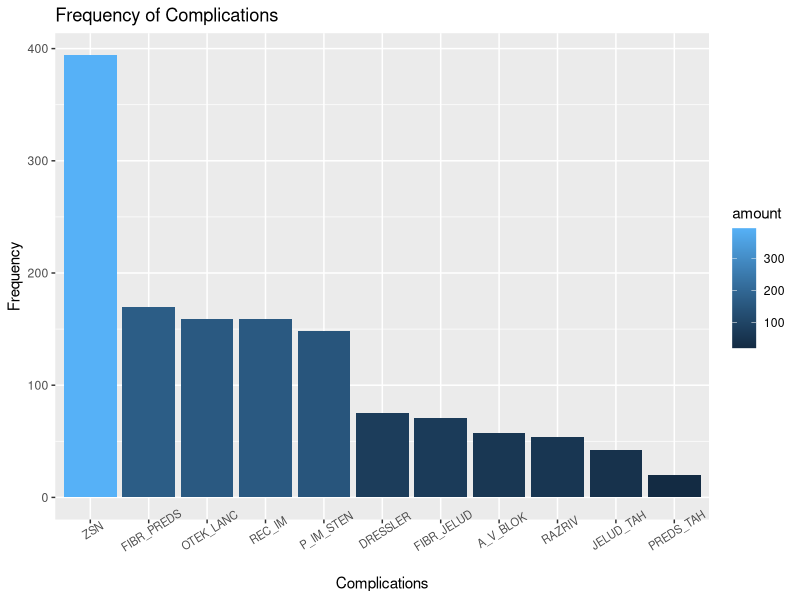
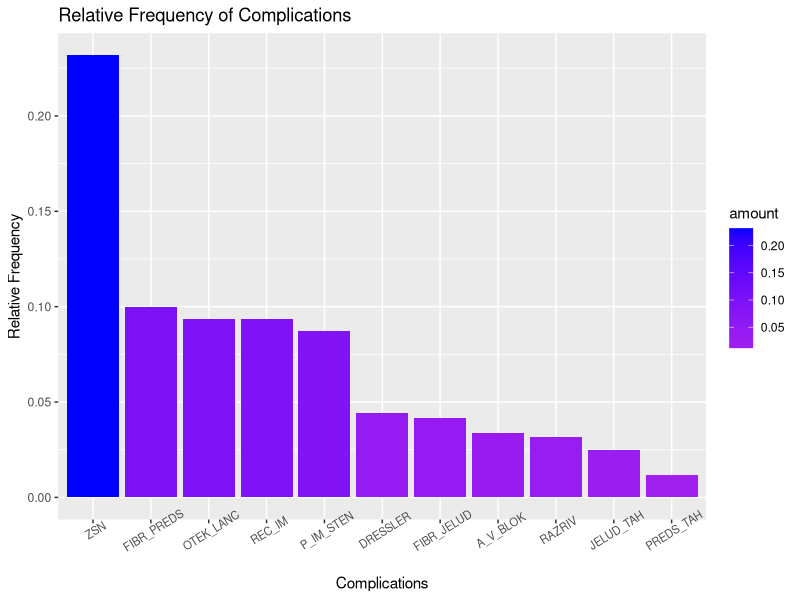
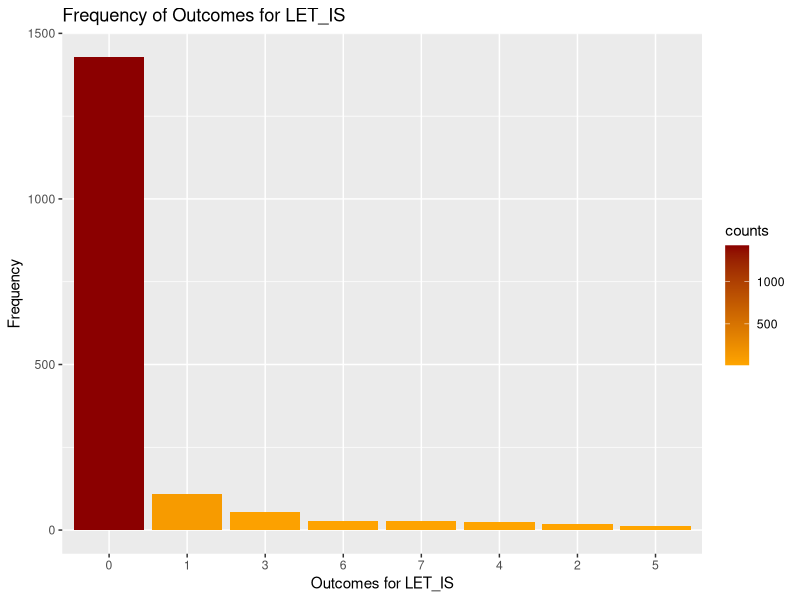
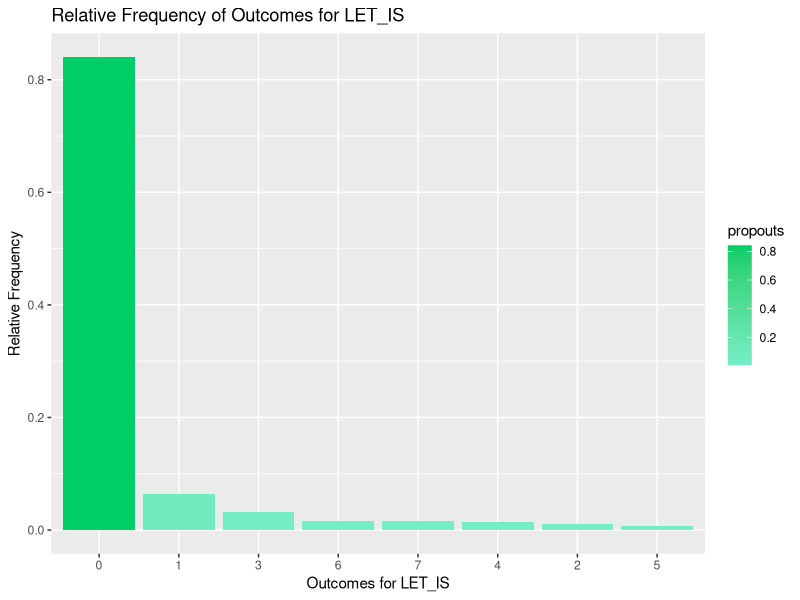
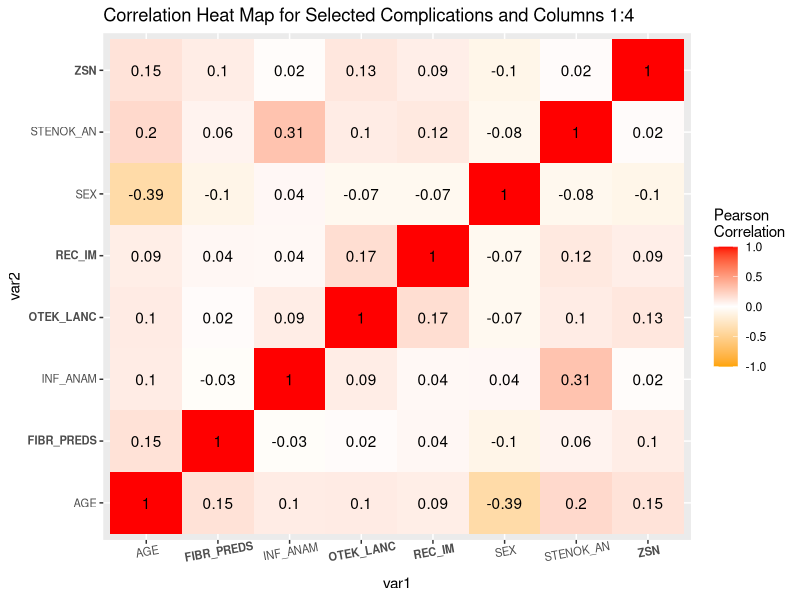
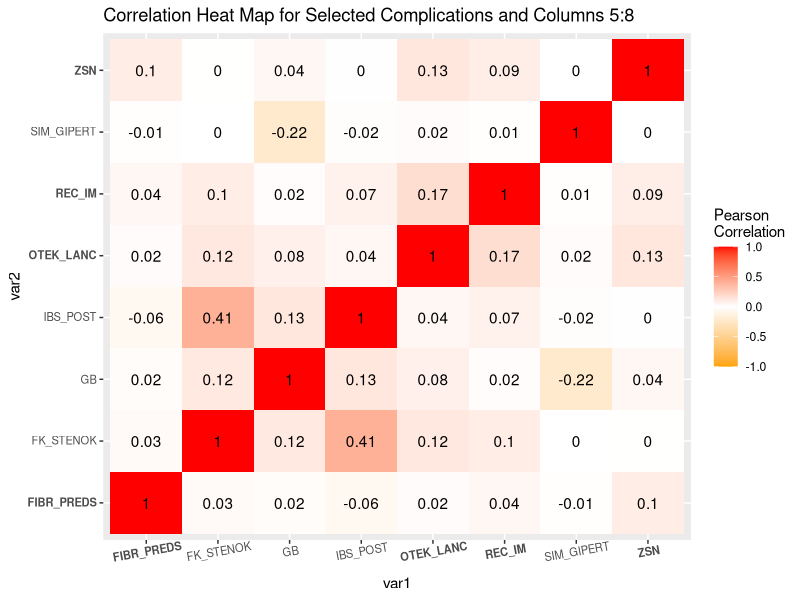
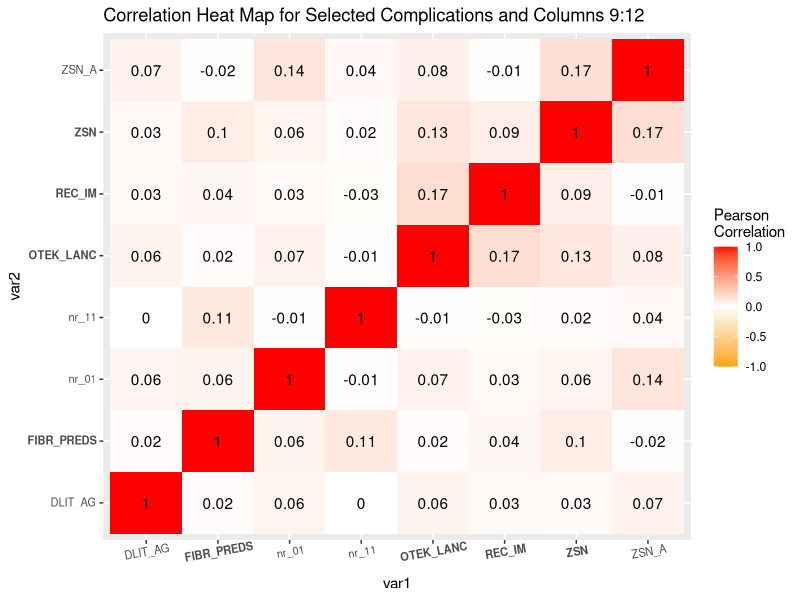
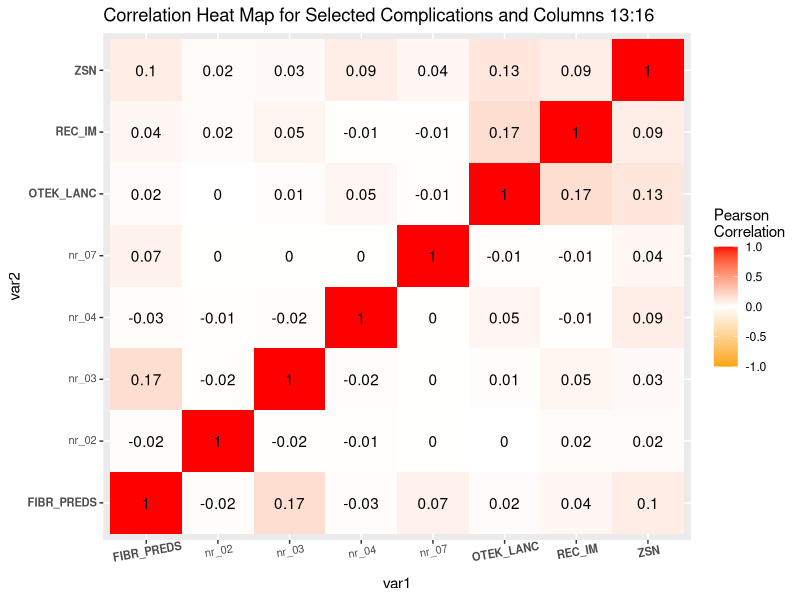

Reproduce these figures in R, in order.
## ---- chunk 1
knitr::opts_chunk$set(echo = TRUE)
## ---- chunk 2
library(tidyverse)
library(cluster)
library(GGally)
library(dplyr)

## Exploratory Data Analysis - EDA 

MIdata <- read_csv("MIclean.csv")
df <- as.data.frame(MIdata)

mode <- function(x){
  distinct <- na.omit(unique(x))
  tab <- tabulate(match(x, distinct))
  distinct[which.max(tab)]
}

## 4 Most Prevalent Complications - Will be used for analysis/hypotheses 

## Possible Complications
complications <- c("FIBR_PREDS", "PREDS_TAH", "JELUD_TAH", "FIBR_JELUD", "A_V_BLOK", "OTEK_LANC", "RAZRIV", "DRESSLER", "ZSN", "REC_IM", "P_IM_STEN")

## Tables showing amounts of 1's and 0's for each complication 
table(df$FIBR_PREDS)
table(df$PREDS_TAH)
table(df$JELUD_TAH)
table(df$FIBR_JELUD)
table(df$A_V_BLOK)
table(df$OTEK_LANC)
table(df$RAZRIV)
table(df$DRESSLER)
table(df$ZSN)
table(df$REC_IM)
table(df$P_IM_STEN)

## Amounts of 1's and 0's by complication
amount1 <- c(170, 20, 42, 71, 57, 159, 54, 75, 394, 159, 148)
amount0 <- 1700 - amount1

## Proportions of 1's and 0's by complication
frac1 <- amount1/(amount0 + amount1)
frac0 <- amount0/(amount0 + amount1)

## Amount and proportion of 1's by complication as data frames 
data1 <- data_frame(complications, amount = amount1) 
fracdata1 <- data_frame(complications, amount = frac1)

## Amount and proportion of 0's by complication as data frames 
data0 <- data_frame(complications, amount = amount0)
fracdata0 <- data_frame(complications, amount = frac0)
  
## Plotting frequency of complications 
p0 <- ggplot(data1, aes(x = reorder(complications, -amount), y = amount, fill = amount)) + geom_bar(stat = "identity") + xlab("Complications") + ylab("Frequency") + theme(axis.text.x = element_text(angle = 32, size = 8)) + ggtitle("Frequency of Complications") 
p0

## Plotting relative frequency of complications 
p1 <- ggplot(fracdata1, aes(x = reorder(complications, -amount), y = amount, fill = amount)) + geom_bar(stat = "identity") + xlab("Complications") + ylab("Relative Frequency") + theme(axis.text.x = element_text(angle = 32, size = 8)) + ggtitle("Relative Frequency of Complications") + scale_fill_gradient(low="purple",high="blue")
p1

## From the figure it is clear to see the four most prevalent complications by counts are ZSN (Chronic Heart Failure), FIBR_PREDS (Atrial Fibrillation), OTEK_LANC (Pulmonary Edema), and REC_IM (Relapse of the Myocardial Infarction)  

## These will be the four complications we will use for analysis 

## Possible outcomes for LET_IS 
t <- table(df$LET_IS)
t

outcomes <- c(0, 1, 2, 3, 4, 5, 6, 7)
counts <- c(1429, 110, 18, 54, 23, 12, 27, 27)

## Proportion of outcomes for LET_IS 
propouts <- counts/(1700)

letisdata <- data_frame(outcomes, counts)
fracletisdata <- data_frame(outcomes, propouts)

p2 <- ggplot(letisdata, aes(x = reorder(outcomes, -counts), y = counts, fill = counts)) + geom_bar(stat = "identity") + xlab("Outcomes for LET_IS") + ylab("Frequency") + ggtitle("Frequency of Outcomes for LET_IS") + scale_fill_gradient(low="orange",high="darkred")
p2

p3 <- ggplot(fracletisdata, aes(x = reorder(outcomes, -propouts), y = propouts, fill = propouts)) + geom_bar(stat = "identity") + xlab("Outcomes for LET_IS") + ylab("Relative Frequency") + ggtitle("Relative Frequency of Outcomes for LET_IS") + scale_fill_gradient(low="aquamarine2",high="springgreen3")
p3

## Correlation Matrices 

## We are going to make a correlation matrix with the four identified most prevalent complications - ZSN, FIBR_PREDS, OTEK_LANC, and REC_IM - we will have to make a correlation matrix for these 4 columns at a time - if we did not do it this way, the correlation matrix would be a 111 x 111 grid or at best a 4 x 115 grid which would be unreadable - we can obtain the most correlated input variables with each one of the selected complications through a combination of looking at the heat maps and sorting the correlation matrices for each specific complication 

dfcor <- df  %>% select(-PREDS_TAH, -JELUD_TAH, -FIBR_JELUD, -A_V_BLOK, -RAZRIV, -DRESSLER, -P_IM_STEN) 

dfcor0 <- dfcor %>% select(1:4, ZSN, FIBR_PREDS, OTEK_LANC, REC_IM)
cormat0 <-  dfcor0 %>% cor()
cordf0 <- cormat0 %>% as.data.frame %>% rownames_to_column("var1")
cort0 <- cordf0 %>% pivot_longer(-1, names_to="var2", values_to = "correlation") 
cort0 <- cort0 %>% mutate(values = round(correlation, digits = 2))
cort0 %>% ggplot(aes(x = var1, y = var2, fill = correlation)) + geom_tile() + scale_fill_gradient2(low = "orange", high = "red", limit = c(-1,1), space = "Lab", name="Pearson\nCorrelation") + theme(axis.text.x = element_text(angle = 10, size = 8), axis.text.y = element_text(size = 8)) + geom_text(aes(label = values)) + ggtitle("Correlation Heat Map for Selected Complications and Columns 1:4") +  scale_x_discrete(labels=c("FIBR_PREDS"=expression(bold(FIBR_PREDS)), "ZSN"=expression(bold(ZSN)), "OTEK_LANC"=expression(bold(OTEK_LANC)), "REC_IM"=expression(bold(REC_IM)), parse=TRUE)) + scale_y_discrete(labels=c("FIBR_PREDS"=expression(bold(FIBR_PREDS)), "ZSN"=expression(bold(ZSN)), "OTEK_LANC"=expression(bold(OTEK_LANC)), "REC_IM"=expression(bold(REC_IM)), parse=TRUE))
                        
dfcor1 <- dfcor %>% select(5:8, ZSN, FIBR_PREDS, OTEK_LANC, REC_IM)
cormat1 <-  dfcor1 %>% cor()
cordf1 <- cormat1 %>% as.data.frame %>% rownames_to_column("var1")
cort1 <- cordf1 %>% pivot_longer(-1, names_to="var2", values_to = "correlation") 
cort1 <- cort1 %>% mutate(values = round(correlation, digits = 2))
cort1 %>% ggplot(aes(x = var1, y = var2, fill = correlation)) + geom_tile() + scale_fill_gradient2(low = "orange", high = "red", limit = c(-1,1), space = "Lab", name="Pearson\nCorrelation") + theme(axis.text.x = element_text(angle = 10, size = 8), axis.text.y = element_text(size = 8)) + geom_text(aes(label = values)) + ggtitle("Correlation Heat Map for Selected Complications and Columns 5:8") +  scale_x_discrete(labels=c("FIBR_PREDS"=expression(bold(FIBR_PREDS)), "ZSN"=expression(bold(ZSN)), "OTEK_LANC"=expression(bold(OTEK_LANC)), "REC_IM"=expression(bold(REC_IM)), parse=TRUE)) + scale_y_discrete(labels=c("FIBR_PREDS"=expression(bold(FIBR_PREDS)), "ZSN"=expression(bold(ZSN)), "OTEK_LANC"=expression(bold(OTEK_LANC)), "REC_IM"=expression(bold(REC_IM)), parse=TRUE))

dfcor2 <- dfcor %>% select(9:12, ZSN, FIBR_PREDS, OTEK_LANC, REC_IM)
cormat2 <-  dfcor2 %>% cor()
cordf2 <- cormat2 %>% as.data.frame %>% rownames_to_column("var1")
cort2 <- cordf2 %>% pivot_longer(-1, names_to="var2", values_to = "correlation") 
cort2 <- cort2 %>% mutate(values = round(correlation, digits = 2))
cort2 %>% ggplot(aes(x = var1, y = var2, fill = correlation)) + geom_tile() + scale_fill_gradient2(low = "orange", high = "red", limit = c(-1,1), space = "Lab", name="Pearson\nCorrelation") + theme(axis.text.x = element_text(angle = 10, size = 8), axis.text.y = element_text(size = 8)) + geom_text(aes(label = values)) + ggtitle("Correlation Heat Map for Selected Complications and Columns 9:12") +  scale_x_discrete(labels=c("FIBR_PREDS"=expression(bold(FIBR_PREDS)), "ZSN"=expression(bold(ZSN)), "OTEK_LANC"=expression(bold(OTEK_LANC)), "REC_IM"=expression(bold(REC_IM)), parse=TRUE)) + scale_y_discrete(labels=c("FIBR_PREDS"=expression(bold(FIBR_PREDS)), "ZSN"=expression(bold(ZSN)), "OTEK_LANC"=expression(bold(OTEK_LANC)), "REC_IM"=expression(bold(REC_IM)), parse=TRUE))

dfcor3 <- dfcor %>% select(13:16, ZSN, FIBR_PREDS, OTEK_LANC, REC_IM)
cormat3 <-  dfcor3 %>% cor()
cordf3 <- cormat3 %>% as.data.frame %>% rownames_to_column("var1")
cort3 <- cordf3 %>% pivot_longer(-1, names_to="var2", values_to = "correlation") 
cort3 <- cort3 %>% mutate(values = round(correlation, digits = 2))
cort3 %>% ggplot(aes(x = var1, y = var2, fill = correlation)) + geom_tile() + scale_fill_gradient2(low = "orange", high = "red", limit = c(-1,1), space = "Lab", name="Pearson\nCorrelation") + theme(axis.text.x = element_text(angle = 10, size = 8), axis.text.y = element_text(size = 8)) + geom_text(aes(label = values)) + ggtitle("Correlation Heat Map for Selected Complications and Columns 13:16") +  scale_x_discrete(labels=c("FIBR_PREDS"=expression(bold(FIBR_PREDS)), "ZSN"=expression(bold(ZSN)), "OTEK_LANC"=expression(bold(OTEK_LANC)), "REC_IM"=expression(bold(REC_IM)), parse=TRUE)) + scale_y_discrete(labels=c("FIBR_PREDS"=expression(bold(FIBR_PREDS)), "ZSN"=expression(bold(ZSN)), "OTEK_LANC"=expression(bold(OTEK_LANC)), "REC_IM"=expression(bold(REC_IM)), parse=TRUE))

dfcor4 <- dfcor %>% select(17:20, ZSN, FIBR_PREDS, OTEK_LANC, REC_IM) 
cormat4 <-  dfcor4 %>% cor()
cordf4 <- cormat4 %>% as.data.frame %>% rownames_to_column("var1")
cort4 <- cordf4 %>% pivot_longer(-1, names_to="var2", values_to = "correlation") 
cort4 <- cort4 %>% mutate(values = round(correlation, digits = 2))
cort4 %>% ggplot(aes(x = var1, y = var2, fill = correlation)) + geom_tile() + scale_fill_gradient2(low = "orange", high = "red", limit = c(-1,1), space = "Lab", name="Pearson\nCorrelation") + theme(axis.text.x = element_text(angle = 10, size = 8), axis.text.y = element_text(size = 8)) + geom_text(aes(label = values)) + ggtitle("Correlation Heat Map for Selected Complications and Columns 17:20") +  scale_x_discrete(labels=c("FIBR_PREDS"=expression(bold(FIBR_PREDS)), "ZSN"=expression(bold(ZSN)), "OTEK_LANC"=expression(bold(OTEK_LANC)), "REC_IM"=expression(bold(REC_IM)), parse=TRUE)) + scale_y_discrete(labels=c("FIBR_PREDS"=expression(bold(FIBR_PREDS)), "ZSN"=expression(bold(ZSN)), "OTEK_LANC"=expression(bold(OTEK_LANC)), "REC_IM"=expression(bold(REC_IM)), parse=TRUE))

dfcor5 <- dfcor %>% select(21:24, ZSN, FIBR_PREDS, OTEK_LANC, REC_IM)
cormat5 <-  dfcor5 %>% cor()
cordf5 <- cormat5 %>% as.data.frame %>% rownames_to_column("var1")
cort5 <- cordf5 %>% pivot_longer(-1, names_to="var2", values_to = "correlation") 
cort5 <- cort5 %>% mutate(values = round(correlation, digits = 2))
cort5 %>% ggplot(aes(x = var1, y = var2, fill = correlation)) + geom_tile() + scale_fill_gradient2(low = "orange", high = "red", limit = c(-1,1), space = "Lab", name="Pearson\nCorrelation") + theme(axis.text.x = element_text(angle = 10, size = 8), axis.text.y = element_text(size = 8)) + geom_text(aes(label = values)) + ggtitle("Correlation Heat Map for Selected Complications and Columns 21:24") +  scale_x_discrete(labels=c("FIBR_PREDS"=expression(bold(FIBR_PREDS)), "ZSN"=expression(bold(ZSN)), "OTEK_LANC"=expression(bold(OTEK_LANC)), "REC_IM"=expression(bold(REC_IM)), parse=TRUE)) + scale_y_discrete(labels=c("FIBR_PREDS"=expression(bold(FIBR_PREDS)), "ZSN"=expression(bold(ZSN)), "OTEK_LANC"=expression(bold(OTEK_LANC)), "REC_IM"=expression(bold(REC_IM)), parse=TRUE))

dfcor6 <- dfcor %>% select(25:28, ZSN, FIBR_PREDS, OTEK_LANC, REC_IM)
cormat6 <-  dfcor6 %>% cor()
cordf6 <- cormat6 %>% as.data.frame %>% rownames_to_column("var1")
cort6 <- cordf6 %>% pivot_longer(-1, names_to="var2", values_to = "correlation") 
cort6 <- cort6 %>% mutate(values = round(correlation, digits = 2))
cort6 %>% ggplot(aes(x = var1, y = var2, fill = correlation)) + geom_tile() + scale_fill_gradient2(low = "orange", high = "red", limit = c(-1,1), space = "Lab", name="Pearson\nCorrelation") + theme(axis.text.x = element_text(angle = 10, size = 8), axis.text.y = element_text(size = 8)) + geom_text(aes(label = values)) + ggtitle("Correlation Heat Map for Selected Complications and Columns 25:28") +  scale_x_discrete(labels=c("FIBR_PREDS"=expression(bold(FIBR_PREDS)), "ZSN"=expression(bold(ZSN)), "OTEK_LANC"=expression(bold(OTEK_LANC)), "REC_IM"=expression(bold(REC_IM)), parse=TRUE)) + scale_y_discrete(labels=c("FIBR_PREDS"=expression(bold(FIBR_PREDS)), "ZSN"=expression(bold(ZSN)), "OTEK_LANC"=expression(bold(OTEK_LANC)), "REC_IM"=expression(bold(REC_IM)), parse=TRUE))

dfcor7 <- dfcor %>% select(29:32, ZSN, FIBR_PREDS, OTEK_LANC, REC_IM)
cormat7 <-  dfcor7 %>% cor()
cordf7 <- cormat7 %>% as.data.frame %>% rownames_to_column("var1")
cort7 <- cordf7 %>% pivot_longer(-1, names_to="var2", values_to = "correlation") 
cort7 <- cort7 %>% mutate(values = round(correlation, digits = 2))
cort7 %>% ggplot(aes(x = var1, y = var2, fill = correlation)) + geom_tile() + scale_fill_gradient2(low = "orange", high = "red", limit = c(-1,1), space = "Lab", name="Pearson\nCorrelation") + theme(axis.text.x = element_text(angle = 10, size = 8), axis.text.y = element_text(size = 8)) + geom_text(aes(label = values)) + ggtitle("Correlation Heat Map for Selected Complications and Columns 29:32") +  scale_x_discrete(labels=c("FIBR_PREDS"=expression(bold(FIBR_PREDS)), "ZSN"=expression(bold(ZSN)), "OTEK_LANC"=expression(bold(OTEK_LANC)), "REC_IM"=expression(bold(REC_IM)), parse=TRUE)) + scale_y_discrete(labels=c("FIBR_PREDS"=expression(bold(FIBR_PREDS)), "ZSN"=expression(bold(ZSN)), "OTEK_LANC"=expression(bold(OTEK_LANC)), "REC_IM"=expression(bold(REC_IM)), parse=TRUE))

dfcor8 <- dfcor %>% select(33:36, ZSN, FIBR_PREDS, OTEK_LANC, REC_IM)
cormat8 <-  dfcor8 %>% cor()
cordf8 <- cormat8 %>% as.data.frame %>% rownames_to_column("var1")
cort8 <- cordf8 %>% pivot_longer(-1, names_to="var2", values_to = "correlation") 
cort8 <- cort8 %>% mutate(values = round(correlation, digits = 2))
cort8 %>% ggplot(aes(x = var1, y = var2, fill = correlation)) + geom_tile() + scale_fill_gradient2(low = "orange", high = "red", limit = c(-1,1), space = "Lab", name="Pearson\nCorrelation") + theme(axis.text.x = element_text(angle = 10, size = 8), axis.text.y = element_text(size = 8)) + geom_text(aes(label = values)) + ggtitle("Correlation Heat Map for Selected Complications and Columns 33:36") +  scale_x_discrete(labels=c("FIBR_PREDS"=expression(bold(FIBR_PREDS)), "ZSN"=expression(bold(ZSN)), "OTEK_LANC"=expression(bold(OTEK_LANC)), "REC_IM"=expression(bold(REC_IM)), parse=TRUE)) + scale_y_discrete(labels=c("FIBR_PREDS"=expression(bold(FIBR_PREDS)), "ZSN"=expression(bold(ZSN)), "OTEK_LANC"=expression(bold(OTEK_LANC)), "REC_IM"=expression(bold(REC_IM)), parse=TRUE))

dfcor9 <- dfcor %>% select(37:40, ZSN, FIBR_PREDS, OTEK_LANC, REC_IM) 
cormat9 <-  dfcor9 %>% cor()
cordf9 <- cormat9 %>% as.data.frame %>% rownames_to_column("var1")
cort9 <- cordf9 %>% pivot_longer(-1, names_to="var2", values_to = "correlation") 
cort9 <- cort9 %>% mutate(values = round(correlation, digits = 2))
cort9 %>% ggplot(aes(x = var1, y = var2, fill = correlation)) + geom_tile() + scale_fill_gradient2(low = "orange", high = "red", limit = c(-1,1), space = "Lab", name="Pearson\nCorrelation") + theme(axis.text.x = element_text(angle = 10, size = 8), axis.text.y = element_text(size = 8)) + geom_text(aes(label = values)) + ggtitle("Correlation Heat Map for Selected Complications and Columns 37:40") +  scale_x_discrete(labels=c("FIBR_PREDS"=expression(bold(FIBR_PREDS)), "ZSN"=expression(bold(ZSN)), "OTEK_LANC"=expression(bold(OTEK_LANC)), "REC_IM"=expression(bold(REC_IM)), parse=TRUE)) + scale_y_discrete(labels=c("FIBR_PREDS"=expression(bold(FIBR_PREDS)), "ZSN"=expression(bold(ZSN)), "OTEK_LANC"=expression(bold(OTEK_LANC)), "REC_IM"=expression(bold(REC_IM)), parse=TRUE))


dfcor10 <- dfcor %>% select(41:44, ZSN, FIBR_PREDS, OTEK_LANC, REC_IM) 
cormat10 <-  dfcor10 %>% cor()
cordf10 <- cormat10 %>% as.data.frame %>% rownames_to_column("var1")
cort10 <- cordf10 %>% pivot_longer(-1, names_to="var2", values_to = "correlation") 
cort10 <- cort10 %>% mutate(values = round(correlation, digits = 2))
cort10 %>% ggplot(aes(x = var1, y = var2, fill = correlation)) + geom_tile() + scale_fill_gradient2(low = "orange", high = "red", limit = c(-1,1), space = "Lab", name="Pearson\nCorrelation") + theme(axis.text.x = element_text(angle = 10, size = 8), axis.text.y = element_text(size = 8)) + geom_text(aes(label = values)) + ggtitle("Correlation Heat Map for Selected Complications and Columns 41:44") +  scale_x_discrete(labels=c("FIBR_PREDS"=expression(bold(FIBR_PREDS)), "ZSN"=expression(bold(ZSN)), "OTEK_LANC"=expression(bold(OTEK_LANC)), "REC_IM"=expression(bold(REC_IM)), parse=TRUE)) + scale_y_discrete(labels=c("FIBR_PREDS"=expression(bold(FIBR_PREDS)), "ZSN"=expression(bold(ZSN)), "OTEK_LANC"=expression(bold(OTEK_LANC)), "REC_IM"=expression(bold(REC_IM)), parse=TRUE))

dfcor11 <- dfcor %>% select(45:48, ZSN, FIBR_PREDS, OTEK_LANC, REC_IM)
cormat11 <-  dfcor11 %>% cor()
cordf11 <- cormat11 %>% as.data.frame %>% rownames_to_column("var1")
cort11 <- cordf11 %>% pivot_longer(-1, names_to="var2", values_to = "correlation") 
cort11 <- cort11 %>% mutate(values = round(correlation, digits = 2))
cort11 %>% ggplot(aes(x = var1, y = var2, fill = correlation)) + geom_tile() + scale_fill_gradient2(low = "orange", high = "red", limit = c(-1,1), space = "Lab", name="Pearson\nCorrelation") + theme(axis.text.x = element_text(angle = 10, size = 8), axis.text.y = element_text(size = 8)) + geom_text(aes(label = values)) + ggtitle("Correlation Heat Map for Selected Complications and Columns 45:48") +  scale_x_discrete(labels=c("FIBR_PREDS"=expression(bold(FIBR_PREDS)), "ZSN"=expression(bold(ZSN)), "OTEK_LANC"=expression(bold(OTEK_LANC)), "REC_IM"=expression(bold(REC_IM)), parse=TRUE)) + scale_y_discrete(labels=c("FIBR_PREDS"=expression(bold(FIBR_PREDS)), "ZSN"=expression(bold(ZSN)), "OTEK_LANC"=expression(bold(OTEK_LANC)), "REC_IM"=expression(bold(REC_IM)), parse=TRUE))

dfcor12 <- dfcor %>% select(49:52, ZSN, FIBR_PREDS, OTEK_LANC, REC_IM)
cormat12 <-  dfcor12 %>% cor()
cordf12 <- cormat12 %>% as.data.frame %>% rownames_to_column("var1")
cort12 <- cordf12 %>% pivot_longer(-1, names_to="var2", values_to = "correlation") 
cort12 <- cort12 %>% mutate(values = round(correlation, digits = 2))
cort12 %>% ggplot(aes(x = var1, y = var2, fill = correlation)) + geom_tile() + scale_fill_gradient2(low = "orange", high = "red", limit = c(-1,1), space = "Lab", name="Pearson\nCorrelation") + theme(axis.text.x = element_text(angle = 10, size = 8), axis.text.y = element_text(size = 8)) + geom_text(aes(label = values)) + ggtitle("Correlation Heat Map for Selected Complications and Columns 49:52") +  scale_x_discrete(labels=c("FIBR_PREDS"=expression(bold(FIBR_PREDS)), "ZSN"=expression(bold(ZSN)), "OTEK_LANC"=expression(bold(OTEK_LANC)), "REC_IM"=expression(bold(REC_IM)), parse=TRUE)) + scale_y_discrete(labels=c("FIBR_PREDS"=expression(bold(FIBR_PREDS)), "ZSN"=expression(bold(ZSN)), "OTEK_LANC"=expression(bold(OTEK_LANC)), "REC_IM"=expression(bold(REC_IM)), parse=TRUE))

dfcor13 <- dfcor %>% select(53:56, ZSN, FIBR_PREDS, OTEK_LANC, REC_IM)
cormat13 <-  dfcor13 %>% cor()
cordf13 <- cormat13 %>% as.data.frame %>% rownames_to_column("var1")
cort13 <- cordf13 %>% pivot_longer(-1, names_to="var2", values_to = "correlation") 
cort13 <- cort13 %>% mutate(values = round(correlation, digits = 2))
cort13 %>% ggplot(aes(x = var1, y = var2, fill = correlation)) + geom_tile() + scale_fill_gradient2(low = "orange", high = "red", limit = c(-1,1), space = "Lab", name="Pearson\nCorrelation") + theme(axis.text.x = element_text(angle = 10, size = 8), axis.text.y = element_text(size = 8)) + geom_text(aes(label = values)) + ggtitle("Correlation Heat Map for Selected Complications and Columns 53:56") +  scale_x_discrete(labels=c("FIBR_PREDS"=expression(bold(FIBR_PREDS)), "ZSN"=expression(bold(ZSN)), "OTEK_LANC"=expression(bold(OTEK_LANC)), "REC_IM"=expression(bold(REC_IM)), parse=TRUE)) + scale_y_discrete(labels=c("FIBR_PREDS"=expression(bold(FIBR_PREDS)), "ZSN"=expression(bold(ZSN)), "OTEK_LANC"=expression(bold(OTEK_LANC)), "REC_IM"=expression(bold(REC_IM)), parse=TRUE))

dfcor14 <- dfcor %>% select(57:60, ZSN, FIBR_PREDS, OTEK_LANC, REC_IM) 
cormat14 <-  dfcor14 %>% cor()
cordf14 <- cormat14 %>% as.data.frame %>% rownames_to_column("var1")
cort14 <- cordf14 %>% pivot_longer(-1, names_to="var2", values_to = "correlation") 
cort14 <- cort14 %>% mutate(values = round(correlation, digits = 2))
cort14 %>% ggplot(aes(x = var1, y = var2, fill = correlation)) + geom_tile() + scale_fill_gradient2(low = "orange", high = "red", limit = c(-1,1), space = "Lab", name="Pearson\nCorrelation") + theme(axis.text.x = element_text(angle = 10, size = 8), axis.text.y = element_text(size = 8)) + geom_text(aes(label = values)) + ggtitle("Correlation Heat Map for Selected Complications and Columns 57:60") +  scale_x_discrete(labels=c("FIBR_PREDS"=expression(bold(FIBR_PREDS)), "ZSN"=expression(bold(ZSN)), "OTEK_LANC"=expression(bold(OTEK_LANC)), "REC_IM"=expression(bold(REC_IM)), parse=TRUE)) + scale_y_discrete(labels=c("FIBR_PREDS"=expression(bold(FIBR_PREDS)), "ZSN"=expression(bold(ZSN)), "OTEK_LANC"=expression(bold(OTEK_LANC)), "REC_IM"=expression(bold(REC_IM)), parse=TRUE))

dfcor15 <- dfcor %>% select(61:64, ZSN, FIBR_PREDS, OTEK_LANC, REC_IM)
cormat15 <-  dfcor15 %>% cor()
cordf15 <- cormat15 %>% as.data.frame %>% rownames_to_column("var1")
cort15 <- cordf15 %>% pivot_longer(-1, names_to="var2", values_to = "correlation") 
cort15 <- cort15 %>% mutate(values = round(correlation, digits = 2))
cort15 %>% ggplot(aes(x = var1, y = var2, fill = correlation)) + geom_tile() + scale_fill_gradient2(low = "orange", high = "red", limit = c(-1,1), space = "Lab", name="Pearson\nCorrelation") + theme(axis.text.x = element_text(angle = 10, size = 8), axis.text.y = element_text(size = 8)) + geom_text(aes(label = values)) + ggtitle("Correlation Heat Map for Selected Complications and Columns 61:64") +  scale_x_discrete(labels=c("FIBR_PREDS"=expression(bold(FIBR_PREDS)), "ZSN"=expression(bold(ZSN)), "OTEK_LANC"=expression(bold(OTEK_LANC)), "REC_IM"=expression(bold(REC_IM)), parse=TRUE)) + scale_y_discrete(labels=c("FIBR_PREDS"=expression(bold(FIBR_PREDS)), "ZSN"=expression(bold(ZSN)), "OTEK_LANC"=expression(bold(OTEK_LANC)), "REC_IM"=expression(bold(REC_IM)), parse=TRUE))

dfcor16 <- dfcor %>% select(65:68, ZSN, FIBR_PREDS, OTEK_LANC, REC_IM)
cormat16 <-  dfcor16 %>% cor()
cordf16 <- cormat16 %>% as.data.frame %>% rownames_to_column("var1")
cort16 <- cordf16 %>% pivot_longer(-1, names_to="var2", values_to = "correlation") 
cort16 <- cort16 %>% mutate(values = round(correlation, digits = 2))
cort16 %>% ggplot(aes(x = var1, y = var2, fill = correlation)) + geom_tile() + scale_fill_gradient2(low = "orange", high = "red", limit = c(-1,1), space = "Lab", name="Pearson\nCorrelation") + theme(axis.text.x = element_text(angle = 10, size = 8), axis.text.y = element_text(size = 8)) + geom_text(aes(label = values)) + ggtitle("Correlation Heat Map for Selected Complications and Columns 65:68") +  scale_x_discrete(labels=c("FIBR_PREDS"=expression(bold(FIBR_PREDS)), "ZSN"=expression(bold(ZSN)), "OTEK_LANC"=expression(bold(OTEK_LANC)), "REC_IM"=expression(bold(REC_IM)), parse=TRUE)) + scale_y_discrete(labels=c("FIBR_PREDS"=expression(bold(FIBR_PREDS)), "ZSN"=expression(bold(ZSN)), "OTEK_LANC"=expression(bold(OTEK_LANC)), "REC_IM"=expression(bold(REC_IM)), parse=TRUE))


dfcor17 <- dfcor %>% select(69:72, ZSN, FIBR_PREDS, OTEK_LANC, REC_IM) 
cormat17 <-  dfcor17 %>% cor()
cordf17 <- cormat17 %>% as.data.frame %>% rownames_to_column("var1")
cort17 <- cordf17 %>% pivot_longer(-1, names_to="var2", values_to = "correlation") 
cort17 <- cort17 %>% mutate(values = round(correlation, digits = 2))
cort17 %>% ggplot(aes(x = var1, y = var2, fill = correlation)) + geom_tile() + scale_fill_gradient2(low = "orange", high = "red", limit = c(-1,1), space = "Lab", name="Pearson\nCorrelation") + theme(axis.text.x = element_text(angle = 10, size = 8), axis.text.y = element_text(size = 8)) + geom_text(aes(label = values)) + ggtitle("Correlation Heat Map for Selected Complications and Columns 69:72") +  scale_x_discrete(labels=c("FIBR_PREDS"=expression(bold(FIBR_PREDS)), "ZSN"=expression(bold(ZSN)), "OTEK_LANC"=expression(bold(OTEK_LANC)), "REC_IM"=expression(bold(REC_IM)), parse=TRUE)) + scale_y_discrete(labels=c("FIBR_PREDS"=expression(bold(FIBR_PREDS)), "ZSN"=expression(bold(ZSN)), "OTEK_LANC"=expression(bold(OTEK_LANC)), "REC_IM"=expression(bold(REC_IM)), parse=TRUE))

dfcor18 <- dfcor %>% select(73:76, ZSN, FIBR_PREDS, OTEK_LANC, REC_IM)
cormat18 <-  dfcor18 %>% cor()
cordf18 <- cormat18 %>% as.data.frame %>% rownames_to_column("var1")
cort18 <- cordf18 %>% pivot_longer(-1, names_to="var2", values_to = "correlation") 
cort18 <- cort18 %>% mutate(values = round(correlation, digits = 2))
cort18 %>% ggplot(aes(x = var1, y = var2, fill = correlation)) + geom_tile() + scale_fill_gradient2(low = "orange", high = "red", limit = c(-1,1), space = "Lab", name="Pearson\nCorrelation") + theme(axis.text.x = element_text(angle = 10, size = 8), axis.text.y = element_text(size = 8)) + geom_text(aes(label = values)) + ggtitle("Correlation Heat Map for Selected Complications and Columns 73:76") +  scale_x_discrete(labels=c("FIBR_PREDS"=expression(bold(FIBR_PREDS)), "ZSN"=expression(bold(ZSN)), "OTEK_LANC"=expression(bold(OTEK_LANC)), "REC_IM"=expression(bold(REC_IM)), parse=TRUE)) + scale_y_discrete(labels=c("FIBR_PREDS"=expression(bold(FIBR_PREDS)), "ZSN"=expression(bold(ZSN)), "OTEK_LANC"=expression(bold(OTEK_LANC)), "REC_IM"=expression(bold(REC_IM)), parse=TRUE))

dfcor19 <- dfcor %>% select(77:80, ZSN, FIBR_PREDS, OTEK_LANC, REC_IM) 
cormat19 <-  dfcor19 %>% cor()
cordf19 <- cormat19 %>% as.data.frame %>% rownames_to_column("var1")
cort19 <- cordf19 %>% pivot_longer(-1, names_to="var2", values_to = "correlation") 
cort19 <- cort19 %>% mutate(values = round(correlation, digits = 2))
cort19 %>% ggplot(aes(x = var1, y = var2, fill = correlation)) + geom_tile() + scale_fill_gradient2(low = "orange", high = "red", limit = c(-1,1), space = "Lab", name="Pearson\nCorrelation") + theme(axis.text.x = element_text(angle = 10, size = 8), axis.text.y = element_text(size = 8)) + geom_text(aes(label = values)) + ggtitle("Correlation Heat Map for Selected Complications and Columns 77:80") +  scale_x_discrete(labels=c("FIBR_PREDS"=expression(bold(FIBR_PREDS)), "ZSN"=expression(bold(ZSN)), "OTEK_LANC"=expression(bold(OTEK_LANC)), "REC_IM"=expression(bold(REC_IM)), parse=TRUE)) + scale_y_discrete(labels=c("FIBR_PREDS"=expression(bold(FIBR_PREDS)), "ZSN"=expression(bold(ZSN)), "OTEK_LANC"=expression(bold(OTEK_LANC)), "REC_IM"=expression(bold(REC_IM)), parse=TRUE))

dfcor20 <- dfcor %>% select(81:84, ZSN, FIBR_PREDS, OTEK_LANC, REC_IM) 
cormat20 <-  dfcor20 %>% cor()
cordf20 <- cormat20 %>% as.data.frame %>% rownames_to_column("var1")
cort20 <- cordf20 %>% pivot_longer(-1, names_to="var2", values_to = "correlation") 
cort20 <- cort20 %>% mutate(values = round(correlation, digits = 2))
cort20 %>% ggplot(aes(x = var1, y = var2, fill = correlation)) + geom_tile() + scale_fill_gradient2(low = "orange", high = "red", limit = c(-1,1), space = "Lab", name="Pearson\nCorrelation") + theme(axis.text.x = element_text(angle = 10, size = 8), axis.text.y = element_text(size = 8)) + geom_text(aes(label = values)) + ggtitle("Correlation Heat Map for Selected Complications and Columns 81:84") +  scale_x_discrete(labels=c("FIBR_PREDS"=expression(bold(FIBR_PREDS)), "ZSN"=expression(bold(ZSN)), "OTEK_LANC"=expression(bold(OTEK_LANC)), "REC_IM"=expression(bold(REC_IM)), parse=TRUE)) + scale_y_discrete(labels=c("FIBR_PREDS"=expression(bold(FIBR_PREDS)), "ZSN"=expression(bold(ZSN)), "OTEK_LANC"=expression(bold(OTEK_LANC)), "REC_IM"=expression(bold(REC_IM)), parse=TRUE))

dfcor21 <- dfcor %>% select(85:88, ZSN, FIBR_PREDS, OTEK_LANC, REC_IM) 
cormat21 <-  dfcor21 %>% cor()
cordf21 <- cormat21 %>% as.data.frame %>% rownames_to_column("var1")
cort21 <- cordf21 %>% pivot_longer(-1, names_to="var2", values_to = "correlation") 
cort21 <- cort21 %>% mutate(values = round(correlation, digits = 2))
cort21 %>% ggplot(aes(x = var1, y = var2, fill = correlation)) + geom_tile() + scale_fill_gradient2(low = "orange", high = "red", limit = c(-1,1), space = "Lab", name="Pearson\nCorrelation") + theme(axis.text.x = element_text(angle = 10, size = 8), axis.text.y = element_text(size = 8)) + geom_text(aes(label = values)) + ggtitle("Correlation Heat Map for Selected Complications and Columns 85:88") +  scale_x_discrete(labels=c("FIBR_PREDS"=expression(bold(FIBR_PREDS)), "ZSN"=expression(bold(ZSN)), "OTEK_LANC"=expression(bold(OTEK_LANC)), "REC_IM"=expression(bold(REC_IM)), parse=TRUE)) + scale_y_discrete(labels=c("FIBR_PREDS"=expression(bold(FIBR_PREDS)), "ZSN"=expression(bold(ZSN)), "OTEK_LANC"=expression(bold(OTEK_LANC)), "REC_IM"=expression(bold(REC_IM)), parse=TRUE))

dfcor22 <- dfcor %>% select(89:92, ZSN, FIBR_PREDS, OTEK_LANC, REC_IM) 
cormat22 <-  dfcor22 %>% cor()
cordf22 <- cormat22 %>% as.data.frame %>% rownames_to_column("var1")
cort22 <- cordf22 %>% pivot_longer(-1, names_to="var2", values_to = "correlation") 
cort22 <- cort22 %>% mutate(values = round(correlation, digits = 2))
cort22 %>% ggplot(aes(x = var1, y = var2, fill = correlation)) + geom_tile() + scale_fill_gradient2(low = "orange", high = "red", limit = c(-1,1), space = "Lab", name="Pearson\nCorrelation") + theme(axis.text.x = element_text(angle = 10, size = 8), axis.text.y = element_text(size = 8)) + geom_text(aes(label = values)) + ggtitle("Correlation Heat Map for Selected Complications and Columns 89:92") +  scale_x_discrete(labels=c("FIBR_PREDS"=expression(bold(FIBR_PREDS)), "ZSN"=expression(bold(ZSN)), "OTEK_LANC"=expression(bold(OTEK_LANC)), "REC_IM"=expression(bold(REC_IM)), parse=TRUE)) + scale_y_discrete(labels=c("FIBR_PREDS"=expression(bold(FIBR_PREDS)), "ZSN"=expression(bold(ZSN)), "OTEK_LANC"=expression(bold(OTEK_LANC)), "REC_IM"=expression(bold(REC_IM)), parse=TRUE))

dfcor23 <- dfcor %>% select(93:96, ZSN, FIBR_PREDS, OTEK_LANC, REC_IM)
cormat23 <-  dfcor23 %>% cor()
cordf23 <- cormat23 %>% as.data.frame %>% rownames_to_column("var1")
cort23 <- cordf23 %>% pivot_longer(-1, names_to="var2", values_to = "correlation") 
cort23 <- cort23 %>% mutate(values = round(correlation, digits = 2))
cort23 %>% ggplot(aes(x = var1, y = var2, fill = correlation)) + geom_tile() + scale_fill_gradient2(low = "orange", high = "red", limit = c(-1,1), space = "Lab", name="Pearson\nCorrelation") + theme(axis.text.x = element_text(angle = 10, size = 8), axis.text.y = element_text(size = 8)) + geom_text(aes(label = values)) + ggtitle("Correlation Heat Map for Selected Complications and Columns 93:96") +  scale_x_discrete(labels=c("FIBR_PREDS"=expression(bold(FIBR_PREDS)), "ZSN"=expression(bold(ZSN)), "OTEK_LANC"=expression(bold(OTEK_LANC)), "REC_IM"=expression(bold(REC_IM)), parse=TRUE)) + scale_y_discrete(labels=c("FIBR_PREDS"=expression(bold(FIBR_PREDS)), "ZSN"=expression(bold(ZSN)), "OTEK_LANC"=expression(bold(OTEK_LANC)), "REC_IM"=expression(bold(REC_IM)), parse=TRUE))

dfcor24 <- dfcor %>% select(97:100, ZSN, FIBR_PREDS, OTEK_LANC, REC_IM) 
cormat24 <-  dfcor24 %>% cor()
cordf24 <- cormat24 %>% as.data.frame %>% rownames_to_column("var1")
cort24 <- cordf24 %>% pivot_longer(-1, names_to="var2", values_to = "correlation") 
cort24 <- cort24 %>% mutate(values = round(correlation, digits = 2))
cort24 %>% ggplot(aes(x = var1, y = var2, fill = correlation)) + geom_tile() + scale_fill_gradient2(low = "orange", high = "red", limit = c(-1,1), space = "Lab", name="Pearson\nCorrelation") + theme(axis.text.x = element_text(angle = 10, size = 8), axis.text.y = element_text(size = 8)) + geom_text(aes(label = values)) + ggtitle("Correlation Heat Map for Selected Complications and Columns 97:100") +  scale_x_discrete(labels=c("FIBR_PREDS"=expression(bold(FIBR_PREDS)), "ZSN"=expression(bold(ZSN)), "OTEK_LANC"=expression(bold(OTEK_LANC)), "REC_IM"=expression(bold(REC_IM)), parse=TRUE)) + scale_y_discrete(labels=c("FIBR_PREDS"=expression(bold(FIBR_PREDS)), "ZSN"=expression(bold(ZSN)), "OTEK_LANC"=expression(bold(OTEK_LANC)), "REC_IM"=expression(bold(REC_IM)), parse=TRUE))

dfcor25 <- dfcor %>% select(101:104, ZSN, FIBR_PREDS, OTEK_LANC, REC_IM) 
cormat25 <-  dfcor25 %>% cor()
cordf25 <- cormat25 %>% as.data.frame %>% rownames_to_column("var1")
cort25 <- cordf25 %>% pivot_longer(-1, names_to="var2", values_to = "correlation") 
cort25 <- cort25 %>% mutate(values = round(correlation, digits = 2))
cort25 %>% ggplot(aes(x = var1, y = var2, fill = correlation)) + geom_tile() + scale_fill_gradient2(low = "orange", high = "red", limit = c(-1,1), space = "Lab", name="Pearson\nCorrelation") + theme(axis.text.x = element_text(angle = 10, size = 8), axis.text.y = element_text(size = 8)) + geom_text(aes(label = values)) + ggtitle("Correlation Heat Map for Selected Complications and Columns 101:104") +  scale_x_discrete(labels=c("FIBR_PREDS"=expression(bold(FIBR_PREDS)), "ZSN"=expression(bold(ZSN)), "OTEK_LANC"=expression(bold(OTEK_LANC)), "REC_IM"=expression(bold(REC_IM)), parse=TRUE)) + scale_y_discrete(labels=c("FIBR_PREDS"=expression(bold(FIBR_PREDS)), "ZSN"=expression(bold(ZSN)), "OTEK_LANC"=expression(bold(OTEK_LANC)), "REC_IM"=expression(bold(REC_IM)), parse=TRUE))

dfcor26 <- dfcor %>% select(105:107, ZSN, FIBR_PREDS, OTEK_LANC, REC_IM) 
cormat26 <-  dfcor26 %>% cor()
cordf26 <- cormat26 %>% as.data.frame %>% rownames_to_column("var1")
cort26 <- cordf26 %>% pivot_longer(-1, names_to="var2", values_to = "correlation") 
cort26 <- cort26 %>% mutate(values = round(correlation, digits = 2))
cort26 %>% ggplot(aes(x = var1, y = var2, fill = correlation)) + geom_tile() + scale_fill_gradient2(low = "orange", high = "red", limit = c(-1,1), space = "Lab", name="Pearson\nCorrelation") + theme(axis.text.x = element_text(angle = 10, size = 8), axis.text.y = element_text(size = 8)) + geom_text(aes(label = values)) + ggtitle("Correlation Heat Map for Selected Complications and Columns 105:107") +  scale_x_discrete(labels=c("FIBR_PREDS"=expression(bold(FIBR_PREDS)), "ZSN"=expression(bold(ZSN)), "OTEK_LANC"=expression(bold(OTEK_LANC)), "REC_IM"=expression(bold(REC_IM)), parse=TRUE)) + scale_y_discrete(labels=c("FIBR_PREDS"=expression(bold(FIBR_PREDS)), "ZSN"=expression(bold(ZSN)), "OTEK_LANC"=expression(bold(OTEK_LANC)), "REC_IM"=expression(bold(REC_IM)), parse=TRUE))

## Correlation matrix for all variables 
cormat <-  dfcor %>% cor()
cormat <- cormat %>% as.data.frame %>% rownames_to_column("var1") 
cort <- cormat %>%
pivot_longer(-1, names_to="var2", values_to = "correlation") 
  
## Find the most correlated variables - target variables for analysis 

cortZSN <- cort %>% filter(var1 == "ZSN")

## Most positively correlated input variable with ZSN - ZSN_A - 0.1693715
## Most negatively correlated input variable with ZSN - SEX - -0.09749093



cortFIBR_PREDS <- cort %>% filter(var1 == "FIBR_PREDS")

## Most positively correlated input variable with FIBR_PREDS - n_r_ecg_p_05 - 0.2072312
## Most negatively correlated input variable with FIBR_PREDS - SEX - -0.1033611

cortOTEK_LANC <- cort %>% filter(var1 == "OTEK_LANC")


## Most positively correlated input variable with OTEK_LANC - NITR_S - 0.3218104895
## Most negatively correlated input variable with OTEK_LANC - ritm_ecg_p_01 - -0.0985181028

cortREC_IM <- cort %>% filter(var1 == "REC_IM")

## Most positively correlated input variable with REC_IM - R_AB_3_n - 0.1844414894
## Most negatively correlated input variable with REC_IM - SEX - -0.0651864821

## Dissimilarity Matrix & Hierarchical Clustering 116, 108, 113, 117 - Output columns
dfimp <- df %>% select(10, 56, 94, 90)

dist <- daisy(dfimp, metric = "gower")
hic <- hclust(dist, method = "complete")
plot(hic, labels=FALSE)
rect.hclust(hic, k = 10, border = "blue")

cluster<-cutree(hic, k=10)
df <- cbind(df, as.numeric(cluster))

## Break down by (sex) male and female and correlate with each complication to understand why there is a negative correlation 
df <- df %>% select(-120)

cormatclust <- df[108:119] %>% cor()
cordfclust <- cormatclust %>% as.data.frame %>% rownames_to_column("var1")
cortclust <- cordfclust %>% pivot_longer(-1, names_to="var2", values_to = "correlation") 
cortclust <- cortclust %>% mutate(values = round(correlation, digits = 2))
cortclust %>% ggplot(aes(x = var1, y = var2, fill = correlation)) + geom_tile() + scale_fill_gradient2(low = "orange", high = "red", limit = c(-1,1), space = "Lab", name="Pearson\nCorrelation") + theme(axis.text.x = element_text(angle = 10, size = 8), axis.text.y = element_text(size = 8)) + geom_text(aes(label = values)) + ggtitle("Correlation Heat Map for Selected Complications Clustered With Selected Input Data") +  scale_x_discrete(labels=c("FIBR_PREDS"=expression(bold(FIBR_PREDS)), "ZSN"=expression(bold(ZSN)), "OTEK_LANC"=expression(bold(OTEK_LANC)), "REC_IM"=expression(bold(REC_IM)), parse=TRUE)) + scale_y_discrete(labels=c("FIBR_PREDS"=expression(bold(FIBR_PREDS)), "ZSN"=expression(bold(ZSN)), "OTEK_LANC"=expression(bold(OTEK_LANC)), "REC_IM"=expression(bold(REC_IM)), parse=TRUE))
  
## k-means Clustering for selected input data and selected complications
dfimp <- df %>% select(10, 56, 94, 90)

dist <- daisy(dfimp, metric = "gower")
hic <- hclust(dist, method = "complete")
plot(hic, labels=FALSE)
rect.hclust(hic, k = 10, border = "blue")

cluster<-cutree(hic, k=10)
df <- cbind(df, as.numeric(cluster))

sil_width<-vector()
clust_dat <- dfimp
for(i in 2:10){
  temp <- clust_dat %>% kmeans(i) 
  sil <- silhouette(temp$cluster, dist(clust_dat)) 
  sil_width[i]<-mean(sil[, 3]) 
}

# With this chart we found k=10 to be the best number of clusters
ggplot() + geom_line(aes(x=1:10,y=sil_width)) + scale_x_continuous(name="k",breaks=1:10)

#Clustering with kmeans algorithm and k=10
kmeans1 <- clust_dat %>% kmeans(10)
kmeansclust <- clust_dat %>% mutate(cluster=as.factor(kmeans1$cluster)) 
dfout <- df %>% select(116, 108, 113, 117)
dfout <- dfout %>% mutate(id=rownames(dfout))
kmeansclust <- kmeansclust %>% mutate(id=rownames(kmeansclust))
kmeansclust <-kmeansclust %>% left_join(dfout, by = "id")
kmeansclust <- kmeansclust %>% select(-id)

## Plots for most correlated variable with each complication

ggplot(df, aes(x = ZSN_A, fill = as.factor(ZSN))) + geom_bar() + ggtitle("ZSN_A vs. ZSN")
ggplot(df, aes(x = n_r_ecg_p_05, fill = as.factor(FIBR_PREDS))) + geom_bar() + ggtitle("n_r_ecg_p_05 vs. FIBR_PREDS")
ggplot(df, aes(x = NITR_S, fill = as.factor(OTEK_LANC))) + geom_bar() + ggtitle("NITR_S vs. OTEK_LANC")

ggplot(df, aes(x = R_AB_3_n, fill = as.factor(REC_IM))) + geom_bar() + ggtitle("R_AB_3_n vs. REC_IM")

ggplot(df, aes(x = ZSN_A, fill = as.factor(ZSN))) + geom_bar(position = "fill") + ggtitle("ZSN_A vs. ZSN (Proportion)")

ggplot(df, aes(x = n_r_ecg_p_05, fill = as.factor(FIBR_PREDS))) + geom_bar(position = "fill") + ggtitle("n_r_ecg_p_05 vs. FIBR_PREDS (Proportion)")

ggplot(df, aes(x = NITR_S, fill = as.factor(OTEK_LANC))) + geom_bar(position = "fill") + ggtitle("NITR_S vs. OTEK_LANC (Proportion)")

ggplot(df, aes(x = R_AB_3_n, fill = as.factor(REC_IM))) + geom_bar(position = "fill") + ggtitle("R_AB_3_n vs. REC_IM (Proportion)")





  
